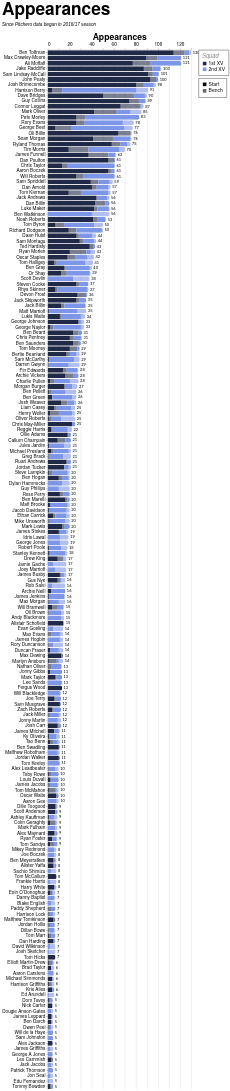

The Vega-Lite source for this figure:
### Vega-Lite specification from a JSON file in a GitHub repository (floating-point values rounded to 4 significant figures; data arrays with more than 128 entries replaced by an {"elided": "..."} marker saying what was removed)
{"config": {"axis": {"labelFont": "PT Sans Narrow, Helvetica Neue, Helvetica, Arial, sans-serif", "titleFont": "PT Sans Narrow, Helvetica Neue, Helvetica, Arial, sans-serif", "labelFontSize": 13, "titleFontSize": 24, "gridColor": "#202947", "gridOpacity": 0.2, "zindex": 1}, "text": {"font": "Lato, sans-serif"}, "bar": {"cornerRadiusEnd": 5}, "header": {"labelFont": "PT Sans Narrow, Helvetica Neue, Helvetica, Arial, sans-serif", "titleFont": "PT Sans Narrow, Helvetica Neue, Helvetica, Arial, sans-serif", "labelFontSize": 24, "titleFontSize": 28, "labelFontWeight": "bold", "orient": "left"}, "legend": {"labelFont": "PT Sans Narrow, Helvetica Neue, Helvetica, Arial, sans-serif", "titleFont": "PT Sans Narrow, Helvetica Neue, Helvetica, Arial, sans-serif", "labelFontSize": 14, "titleFontSize": 16, "titlePadding": 5, "fillColor": "white", "strokeColor": "black", "padding": 10, "titleFontWeight": "lighter", "titleFontStyle": "italic", "titleColor": "gray", "offset": 10}, "title": {"font": "PT Sans Narrow, Helvetica Neue, Helvetica, Arial, sans-serif", "fontSize": 48, "fontWeight": "bold", "anchor": "start", "align": "center", "titlePadding": 20, "subtitlePadding": 10, "subtitleFontSize": 13, "subtitleColor": "", "subtitleFontStyle": "italic", "offset": 15, "color": "black"}, "axisX": {"labelAngle": 0}, "facet": {"title": null, "header": null, "align": {"row": "each", "column": "each"}, "spacing": 10}, "resolve": {"scale": {"y": "independent", "facet": "independent"}}, "background": "transparent", "scale": {"offsetBandPaddingOuter": 0.2, "offsetBandPaddingInner": 0.1}, "view": {"stroke": null, "background": "transparent"}}, "layer": [{"mark": {"type": "bar"}, "encoding": {"color": {"field": "squad", "legend": {"direction": "vertical", "labelExpr": "datum.value + ' XV'", "offset": 20, "orient": "right", "title": "Squad"}, "scale": {"domain": ["1st", "2nd"], "range": ["#202946", "#7d96e8"]}, "sort": ["1st", "2nd"], "type": "nominal"}, "opacity": {"field": "start", "legend": {"direction": "vertical", "offset": 20, "orient": "right", "title": null}, "scale": {"domain": ["Start", "Bench"], "range": [1.0, 0.6]}, "sort": ["Start", "Bench"], "type": "nominal"}, "order": {"field": "stack_order", "sort": "ascending", "type": "quantitative"}, "tooltip": [{"field": "player", "title": "Player", "type": "nominal"}, {"field": "squad", "title": "Squad", "type": "nominal"}, {"field": "start", "title": "Selection", "type": "nominal"}, {"aggregate": "sum", "field": "games", "title": "Games", "type": "quantitative"}, {"aggregate": "max", "field": "player_total", "title": "Total", "type": "quantitative"}], "x": {"aggregate": "sum", "axis": {"orient": "top", "title": "Appearances"}, "field": "games", "type": "quantitative"}, "y": {"field": "player", "sort": {"field": "player_total", "op": "max", "order": "descending"}, "title": null, "type": "nominal"}}}, {"mark": {"type": "text", "align": "left", "baseline": "middle", "color": "black", "dx": 4, "fontSize": 11}, "encoding": {"text": {"field": "total_games", "format": ".0f", "type": "quantitative"}, "x": {"axis": {"orient": "top", "title": "Appearances"}, "field": "total_games", "type": "quantitative"}, "y": {"field": "player", "sort": {"field": "player_total", "op": "max", "order": "descending"}, "title": null, "type": "nominal"}}, "transform": [{"aggregate": [{"op": "sum", "field": "games", "as": "total_games"}, {"op": "max", "field": "player_total", "as": "player_total"}], "groupby": ["player"]}]}], "data": {"name": "data-a0ac965599d5f0fa65fd91bb43ea3c17"}, "height": {"step": 15}, "params": [{"name": "seasonParam", "value": []}, {"name": "gameTypesParam", "value": []}, {"name": "squadParam", "value": "All"}, {"name": "positionsParam", "value": []}, {"name": "minAppsParam", "value": 5}], "title": {"text": "Appearances", "subtitle": "Since Pitchero data began in 2016/17 season"}, "transform": [{"filter": "length(seasonParam) === 0 || indexof(seasonParam, datum.season) >= 0"}, {"filter": "length(gameTypesParam) === 0 || indexof(gameTypesParam, datum.game_type) >= 0"}, {"filter": "squadParam === \"All\" || datum.squad === squadParam"}, {"filter": "length(positionsParam) === 0 || indexof(positionsParam, datum.position) >= 0"}, {"joinaggregate": [{"op": "sum", "field": "games", "as": "player_total"}], "groupby": ["player"]}, {"filter": "datum.player_total >= minAppsParam"}], "width": 400, "$schema": "https://vega.github.io/schema/vega-lite/v5.20.1.json", "datasets": {"data-a0ac965599d5f0fa65fd91bb43ea3c17": {"elided": "2377 records"}}}
